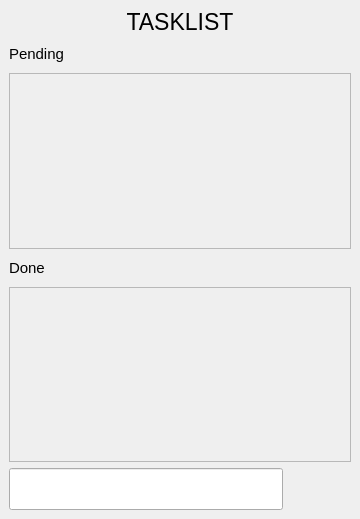
<?xml version="1.0" encoding="UTF-8"?>
<ui version="4.0">
 <class>MainWindow</class>
 <widget class="QMainWindow" name="MainWindow">
  <property name="geometry">
   <rect>
    <x>0</x>
    <y>0</y>
    <width>352</width>
    <height>519</height>
   </rect>
  </property>
  <property name="font">
   <font>
    <pointsize>11</pointsize>
   </font>
  </property>
  <property name="windowTitle">
   <string>MainWindow</string>
  </property>
  <property name="toolButtonStyle">
   <enum>Qt::ToolButtonStyle::ToolButtonTextOnly</enum>
  </property>
  <widget class="QWidget" name="centralwidget">
   <layout class="QVBoxLayout" name="verticalLayout">
    <item>
     <widget class="QLabel" name="label">
      <property name="sizePolicy">
       <sizepolicy hsizetype="Preferred" vsizetype="Fixed">
        <horstretch>0</horstretch>
        <verstretch>0</verstretch>
       </sizepolicy>
      </property>
      <property name="font">
       <font>
        <pointsize>17</pointsize>
       </font>
      </property>
      <property name="text">
       <string>TASKLIST</string>
      </property>
      <property name="alignment">
       <set>Qt::AlignmentFlag::AlignCenter</set>
      </property>
     </widget>
    </item>
    <item>
     <widget class="QWidget" name="widget_3" native="true">
      <layout class="QHBoxLayout" name="horizontalLayout_3">
       <property name="leftMargin">
        <number>0</number>
       </property>
       <property name="topMargin">
        <number>0</number>
       </property>
       <property name="rightMargin">
        <number>0</number>
       </property>
       <property name="bottomMargin">
        <number>0</number>
       </property>
       <item>
        <widget class="QLabel" name="label_2">
         <property name="text">
          <string>Pending</string>
         </property>
        </widget>
       </item>
       <item>
        <widget class="QPushButton" name="btnShowPending">
         <property name="sizePolicy">
          <sizepolicy hsizetype="Fixed" vsizetype="Fixed">
           <horstretch>0</horstretch>
           <verstretch>0</verstretch>
          </sizepolicy>
         </property>
         <property name="text">
          <string/>
         </property>
         <property name="icon">
          <iconset theme="QIcon::ThemeIcon::AppointmentNew"/>
         </property>
         <property name="flat">
          <bool>true</bool>
         </property>
        </widget>
       </item>
      </layout>
     </widget>
    </item>
    <item>
     <widget class="QScrollArea" name="scrollAreaTasks">
      <property name="frameShape">
       <enum>QFrame::Shape::StyledPanel</enum>
      </property>
      <property name="frameShadow">
       <enum>QFrame::Shadow::Sunken</enum>
      </property>
      <property name="widgetResizable">
       <bool>true</bool>
      </property>
      <property name="alignment">
       <set>Qt::AlignmentFlag::AlignLeading|Qt::AlignmentFlag::AlignLeft|Qt::AlignmentFlag::AlignTop</set>
      </property>
      <widget class="QWidget" name="widTasks">
       <property name="geometry">
        <rect>
         <x>0</x>
         <y>0</y>
         <width>332</width>
         <height>174</height>
        </rect>
       </property>
      </widget>
     </widget>
    </item>
    <item>
     <widget class="QWidget" name="widget" native="true">
      <layout class="QHBoxLayout" name="horizontalLayout_2">
       <property name="leftMargin">
        <number>0</number>
       </property>
       <property name="topMargin">
        <number>0</number>
       </property>
       <property name="rightMargin">
        <number>0</number>
       </property>
       <property name="bottomMargin">
        <number>0</number>
       </property>
       <item>
        <widget class="QLabel" name="label_3">
         <property name="text">
          <string>Done</string>
         </property>
        </widget>
       </item>
       <item>
        <widget class="QPushButton" name="btnShowDone">
         <property name="sizePolicy">
          <sizepolicy hsizetype="Fixed" vsizetype="Fixed">
           <horstretch>0</horstretch>
           <verstretch>0</verstretch>
          </sizepolicy>
         </property>
         <property name="text">
          <string/>
         </property>
         <property name="icon">
          <iconset theme="QIcon::ThemeIcon::AppointmentNew"/>
         </property>
         <property name="flat">
          <bool>true</bool>
         </property>
        </widget>
       </item>
      </layout>
     </widget>
    </item>
    <item>
     <widget class="QScrollArea" name="scrollAreaTasksFinished">
      <property name="frameShape">
       <enum>QFrame::Shape::StyledPanel</enum>
      </property>
      <property name="frameShadow">
       <enum>QFrame::Shadow::Sunken</enum>
      </property>
      <property name="widgetResizable">
       <bool>true</bool>
      </property>
      <property name="alignment">
       <set>Qt::AlignmentFlag::AlignLeading|Qt::AlignmentFlag::AlignLeft|Qt::AlignmentFlag::AlignTop</set>
      </property>
      <widget class="QWidget" name="widTasksFinished">
       <property name="geometry">
        <rect>
         <x>0</x>
         <y>0</y>
         <width>332</width>
         <height>174</height>
        </rect>
       </property>
      </widget>
     </widget>
    </item>
    <item>
     <widget class="QWidget" name="widget_2" native="true">
      <property name="sizePolicy">
       <sizepolicy hsizetype="Preferred" vsizetype="Fixed">
        <horstretch>0</horstretch>
        <verstretch>0</verstretch>
       </sizepolicy>
      </property>
      <property name="styleSheet">
       <string notr="true">QWidget  { padding: 10; }</string>
      </property>
      <layout class="QHBoxLayout" name="horizontalLayout" stretch="1,4,0,1">
       <property name="leftMargin">
        <number>0</number>
       </property>
       <property name="topMargin">
        <number>0</number>
       </property>
       <property name="rightMargin">
        <number>0</number>
       </property>
       <property name="bottomMargin">
        <number>0</number>
       </property>
       <item>
        <spacer name="horizontalSpacer">
         <property name="orientation">
          <enum>Qt::Orientation::Horizontal</enum>
         </property>
         <property name="sizeHint" stdset="0">
          <size>
           <width>40</width>
           <height>20</height>
          </size>
         </property>
        </spacer>
       </item>
       <item>
        <widget class="QLineEdit" name="lineEdit">
         <property name="minimumSize">
          <size>
           <width>274</width>
           <height>0</height>
          </size>
         </property>
         <property name="maximumSize">
          <size>
           <width>750</width>
           <height>16777215</height>
          </size>
         </property>
        </widget>
       </item>
       <item>
        <widget class="QPushButton" name="btnAdd">
         <property name="icon">
          <iconset theme="list-add"/>
         </property>
         <property name="flat">
          <bool>true</bool>
         </property>
        </widget>
       </item>
       <item>
        <spacer name="horizontalSpacer_2">
         <property name="orientation">
          <enum>Qt::Orientation::Horizontal</enum>
         </property>
         <property name="sizeHint" stdset="0">
          <size>
           <width>40</width>
           <height>20</height>
          </size>
         </property>
        </spacer>
       </item>
      </layout>
     </widget>
    </item>
   </layout>
  </widget>
 </widget>
 <resources/>
 <connections/>
</ui>
